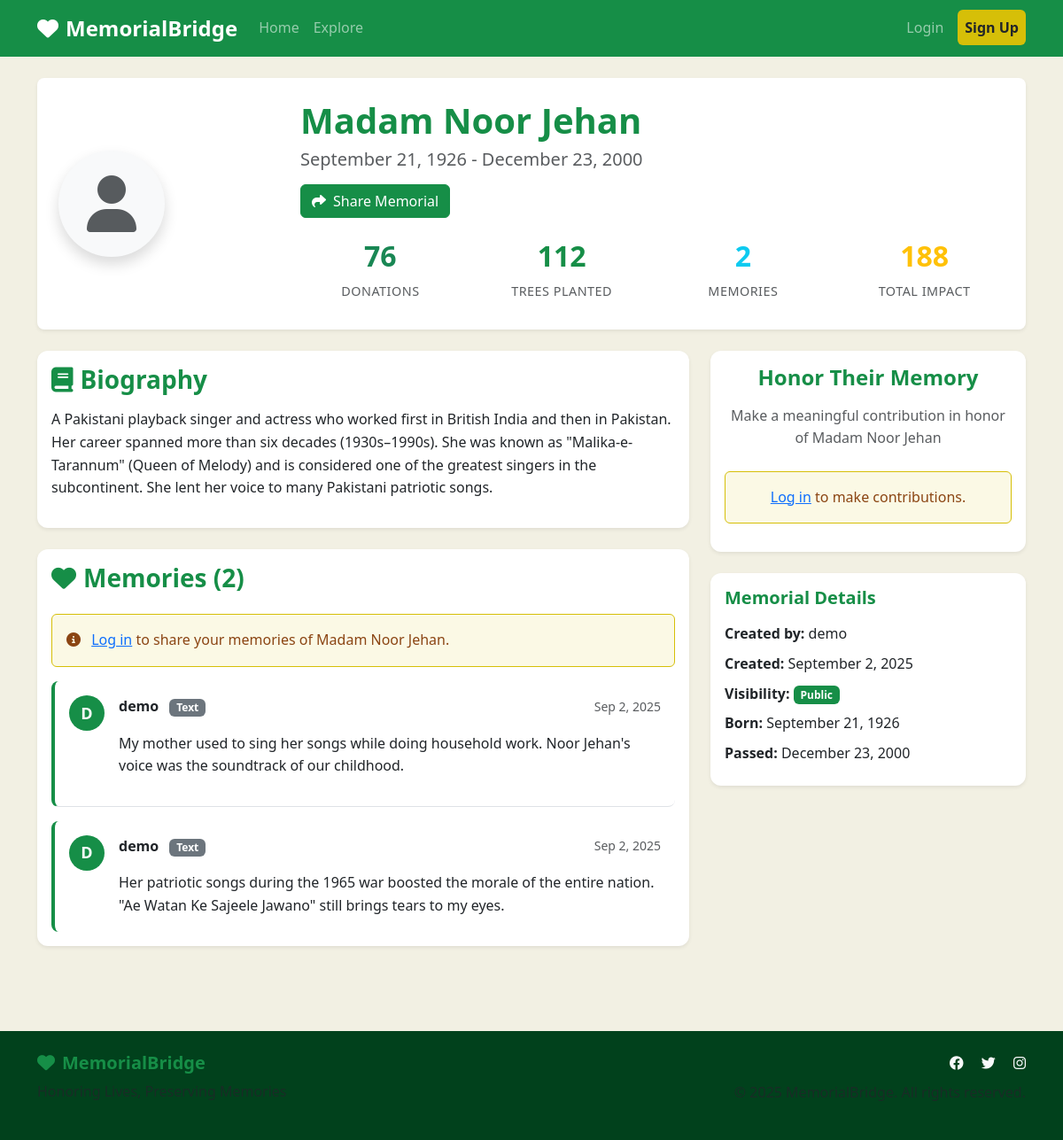
Page /m/madam-noor-jehan/ on the committed database.
### main_app/models.py (models this page shows, shortened)
class Memorial(models.Model):
    VISIBILITY_CHOICES = [
        ('public', 'Public'),
        ('private', 'Private'),
    ]
    owner = models.ForeignKey(UserProfile, on_delete=models.CASCADE, related_name='memorials')
    name = models.CharField(max_length=200)
    slug = models.SlugField(unique=True, blank=True)
    dob = models.DateField(null=True, blank=True, verbose_name="Date of Birth")
    dod = models.DateField(null=True, blank=True, verbose_name="Date of Passing")
    bio = models.TextField(blank=True, help_text="Biography or description")
    cover_image = models.ImageField(upload_to='memorial_covers/', blank=True, null=True)
    visibility = models.CharField(max_length=10, choices=VISIBILITY_CHOICES, default='public')
    donations_count = models.IntegerField(default=0)
    trees_planted_count = models.IntegerField(default=0)
    created_at = models.DateTimeField(auto_now_add=True)
    updated_at = models.DateTimeField(auto_now=True)
    class Meta:
        ordering = ['-created_at']
    def total_contributions(self):
        return self.donations_count + self.trees_planted_count

class Memory(models.Model):
    MEMORY_TYPES = [
        ('text', 'Text'),
        ('image', 'Image'),
        ('video', 'Video'),
    ]
    memorial = models.ForeignKey(Memorial, on_delete=models.CASCADE, related_name='memories')
    author = models.ForeignKey(User, on_delete=models.CASCADE)
    type = models.CharField(max_length=10, choices=MEMORY_TYPES)
    content = models.TextField(blank=True, help_text="Text content for text memories")
    image = models.ImageField(upload_to='memory_images/', blank=True, null=True)
    video_url = models.URLField(blank=True, help_text="YouTube or other video URL")
    created_at = models.DateTimeField(auto_now_add=True)
    class Meta:
        ordering = ['-created_at']
        verbose_name_plural = 'Memories'

class UserProfile(models.Model):
    user = models.OneToOneField(User, on_delete=models.CASCADE)
    verified = models.BooleanField(default=False)

### main_app/views.py (the view, shortened to what this page needs)
# urls.py: path('m/<slug:slug>/', views.memorial_detail, name='memorial_detail'),
def memorial_detail(request, slug):
    memorial = get_object_or_404(Memorial, slug=slug)
    if memorial.visibility == 'private' and (
        not request.user.is_authenticated or
        memorial.owner.user != request.user
    ):
        messages.error(request, "This memorial is private.")
        return redirect('explore')
    memories = memorial.memories.all()
    memory_form = MemoryForm()
    context = {
        'memorial': memorial,
        'memories': memories,
        'memory_form': memory_form,
        'can_edit': request.user.is_authenticated and memorial.owner.user == request.user
    }
    return render(request, 'main_app/memorial_detail.html', context)

### templates/main_app/memorial_detail.html (shortened to what this page needs)
{% extends 'base.html' %}
{% load static %}
{% block content %}
<div class="container py-4">
    <div class="row mb-4">
        <div class="col-12">
            <div class="memorial-header bg-white rounded-3 shadow-sm p-4">
                <div class="row align-items-center">
                    <div class="col-md-3 text-center text-md-start">
                        {% if memorial.cover_image %}
                        <img src="{{ memorial.cover_image.url }}" class="memorial-profile-img rounded-circle shadow" alt="{{ memorial.name }}">
                        {% else %}
                        <div class="memorial-profile-placeholder rounded-circle shadow d-inline-flex align-items-center justify-content-center bg-light">
                            <i class="fas fa-user fa-4x text-muted"></i>
                        </div>
                        {% endif %}
                    </div>
                    <div class="col-md-9 mt-3 mt-md-0">
                        <h1 class="memorial-name fw-bold text-primary mb-2">{{ memorial.name }}</h1>
                        {% if memorial.dob and memorial.dod %}
                        <p class="memorial-dates text-muted h5 mb-3">
                            {{ memorial.dob|date:"F j, Y" }} - {{ memorial.dod|date:"F j, Y" }}
                        </p>
                        {% endif %}
                        <div class="memorial-actions d-flex flex-wrap gap-2 mb-3">
                            <button class="btn btn-primary copy-link-btn" data-slug="{{ memorial.slug }}">
                                <i class="fas fa-share me-2"></i>Share Memorial
                            </button>
                        </div>
                        <div class="memorial-stats">
                            <div class="row">
                                <div class="col-6 col-md-3">
                                    <div class="stat-box text-center">
                                        <div class="stat-number text-success fw-bold h4">{{ memorial.donations_count }}</div>
                                        <div class="stat-label text-muted small">Donations</div>
                                    </div>
                                </div>
                                <div class="col-6 col-md-3">
                                    <div class="stat-box text-center">
                                        <div class="stat-number text-primary fw-bold h4">{{ memorial.trees_planted_count }}</div>
                                        <div class="stat-label text-muted small">Trees Planted</div>
                                    </div>
                                </div>
                                <div class="col-6 col-md-3">
                                    <div class="stat-box text-center">
                                        <div class="stat-number text-info fw-bold h4">{{ memories.count }}</div>
                                        <div class="stat-label text-muted small">Memories</div>
                                    </div>
                                </div>
                                <div class="col-6 col-md-3">
                                    <div class="stat-box text-center">
                                        <div class="stat-number text-warning fw-bold h4">{{ memorial.total_contributions }}</div>
                                        <div class="stat-label text-muted small">Total Impact</div>
                                    </div>
                                </div>
                            </div>
                        </div>
                    </div>
                </div>
            </div>
        </div>
    </div>
    <div class="row">
        <div class="col-lg-8">
            {% if memorial.bio %}
            <div class="card border-0 shadow-sm mb-4">
                <div class="card-body">
                    <h3 class="card-title text-primary mb-3">
                        <i class="fas fa-book me-2"></i>Biography
                    </h3>
                    <p class="card-text lh-lg">{{ memorial.bio|linebreaks }}</p>
                </div>
            </div>
            {% endif %}
            <div class="card border-0 shadow-sm mb-4">
                <div class="card-body">
                    <h3 class="card-title text-primary mb-4">
                        <i class="fas fa-heart me-2"></i>Memories ({{ memories.count }})
                    </h3>
                    {% if user.is_authenticated %}
                    <div class="add-memory-section mb-4 p-3 bg-light rounded">
                        <h5 class="mb-3">Share a Memory</h5>
                        <form method="post" enctype="multipart/form-data">
                            {% csrf_token %}
                            <input type="hidden" name="memory_submit" value="1">
                            <div class="row">
                                <div class="col-md-3 mb-3">
                                    {{ memory_form.type.label_tag }}
                                    {{ memory_form.type }}
                                </div>
                                <div class="col-md-9 mb-3">
                                    <div id="memory-content-field">
                                        {{ memory_form.content.label_tag }}
                                        {{ memory_form.content }}
                                    </div>
                                    <div id="memory-image-field" style="display: none;">
                                        {{ memory_form.image.label_tag }}
                                        {{ memory_form.image }}
                                    </div>
                                    <div id="memory-video-field" style="display: none;">
                                        {{ memory_form.video_url.label_tag }}
                                        {{ memory_form.video_url }}
                                    </div>
                                </div>
                            </div>
                            <button type="submit" class="btn btn-primary">
                                <i class="fas fa-plus me-2"></i>Add Memory
                            </button>
                        </form>
                    </div>
                    {% else %}
                    <div class="alert alert-info">
                        <i class="fas fa-info-circle me-2"></i>
                        <a href="{% url 'login' %}">Log in</a> to share your memories of {{ memorial.name }}.
                    </div>
                    {% endif %}
                    <div class="memories-list">
                        {% for memory in memories %}
                        <div class="memory-item border-bottom pb-3 mb-3">
                            <div class="d-flex align-items-start">
                                <div class="memory-avatar me-3">
                                    <div class="avatar-circle bg-primary text-white rounded-circle d-flex align-items-center justify-content-center">
                                        {{ memory.author.username|first|upper }}
                                    </div>
                                </div>
                                <div class="memory-content flex-grow-1">
                                    <div class="memory-header d-flex justify-content-between align-items-center mb-2">
                                        <div>
                                            <strong>{{ memory.author.username }}</strong>
                                            <span class="badge bg-secondary ms-2">{{ memory.get_type_display }}</span>
                                        </div>
                                        <small class="text-muted">{{ memory.created_at|date:"M j, Y" }}</small>
                                    </div>
                                    {% if memory.type == 'text' %}
                                        <p class="memory-text">{{ memory.content|linebreaks }}</p>
                                    {% endif %}
                                </div>
                            </div>
                        </div>
                        {% empty %}
                        <div class="text-center py-4 text-muted">
                            <i class="fas fa-heart fa-3x mb-3"></i>
                            <p>No memories shared yet. Be the first to share a memory of {{ memorial.name }}.</p>
                        </div>
                        {% endfor %}
                    </div>
                </div>
            </div>
        </div>
        <div class="col-lg-4">
            <div class="card border-0 shadow-sm mb-4">
                <div class="card-body text-center">
                    <h4 class="card-title text-primary mb-3">Honor Their Memory</h4>
                    <p class="text-muted mb-4">Make a meaningful contribution in honor of {{ memorial.name }}</p>
                    <div class="d-grid gap-3">
                        {% if user.is_authenticated %}
                        <form method="post" class="d-inline">
                            {% csrf_token %}
                            <button type="submit" name="donate" class="btn btn-success btn-lg w-100">
                                <i class="fas fa-heart me-2"></i>Donate
                                <div class="small">Current: {{ memorial.donations_count }}</div>
                            </button>
                        </form>
                        <form method="post" class="d-inline">
                            {% csrf_token %}
                            <button type="submit" name="plant_tree" class="btn btn-primary btn-lg w-100">
                                <i class="fas fa-tree me-2"></i>Plant a Tree
                                <div class="small">Current: {{ memorial.trees_planted_count }}</div>
                            </button>
                        </form>
                        {% else %}
                        <div class="alert alert-info">
                            <a href="{% url 'login' %}">Log in</a> to make contributions.
                        </div>
                        {% endif %}
                    </div>
                </div>
            </div>
            <div class="card border-0 shadow-sm">
                <div class="card-body">
                    <h5 class="card-title text-primary mb-3">Memorial Details</h5>
                    <div class="memorial-details">
                        <div class="detail-item mb-2">
                            <strong>Created by:</strong> {{ memorial.owner.user.username }}
                        </div>
                        <div class="detail-item mb-2">
                            <strong>Created:</strong> {{ memorial.created_at|date:"F j, Y" }}
                        </div>
                        <div class="detail-item mb-2">
                            <strong>Visibility:</strong>
                            <span class="badge bg-{% if memorial.visibility == 'public' %}success{% else %}secondary{% endif %}">
                                {{ memorial.get_visibility_display }}
                            </span>
                        </div>
                        {% if memorial.dob %}
                        <div class="detail-item mb-2">
                            <strong>Born:</strong> {{ memorial.dob|date:"F j, Y" }}
                        </div>
                        {% endif %}
                        {% if memorial.dod %}
                        <div class="detail-item mb-2">
                            <strong>Passed:</strong> {{ memorial.dod|date:"F j, Y" }}
                        </div>
                        {% endif %}
                    </div>
                </div>
            </div>
        </div>
    </div>
</div>
{% endblock %}

### rows in the picture
Memorial: name "Madam Noor Jehan", dob "September 21, 1926", dod "December 23, 2000", donations_count "76", trees_planted_count "112", count "2", total_contributions "188", bio "A Pakistani playback singer and actress who worked first in British India and then in Pakistan. Her career spanned more than six decades (1930s–1990s). She was known as \"Malika-e-Tarannum\" (Queen of Melody) and is considered one of the greatest singers in the subcontinent. She lent her voice to many Pakistani patriotic songs.", owner.user.username "demo", created_at "September 2, 2025", visibility "Public"
Memory: author.username|first "D", author.username "demo", type "Text", created_at "Sep 2, 2025", content "My mother used to sing her songs while doing household work. Noor Jehan's voice was the soundtrack of our childhood."
Memory: author.username|first "D", author.username "demo", type "Text", created_at "Sep 2, 2025", content "Her patriotic songs during the 1965 war boosted the morale of the entire nation. \"Ae Watan Ke Sajeele Jawano\" still brings tears to my eyes."

### other values in the picture
{{ memories.count }} "2"
